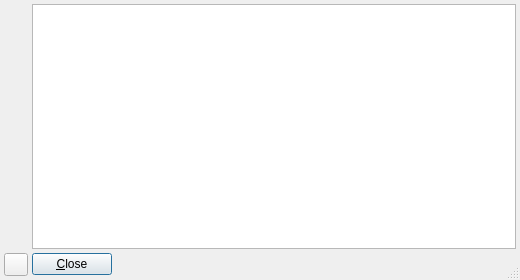
<ui version="4.0" >
 <author>rncbc aka Rui Nuno Capela</author>
 <comment>qsynth - A fluidsynth Qt GUI Interface.

   Copyright (C) 2003-2008, rncbc aka Rui Nuno Capela. All rights reserved.

   This program is free software; you can redistribute it and/or
   modify it under the terms of the GNU General Public License
   as published by the Free Software Foundation; either version 2
   of the License, or (at your option) any later version.

   This program is distributed in the hope that it will be useful,
   but WITHOUT ANY WARRANTY; without even the implied warranty of
   MERCHANTABILITY or FITNESS FOR A PARTICULAR PURPOSE.  See the
   GNU General Public License for more details.

   You should have received a copy of the GNU General Public License along
   with this program; if not, write to the Free Software Foundation, Inc.,
   51 Franklin Street, Fifth Floor, Boston, MA 02110-1301 USA.

</comment>
 <class>qsynthAboutForm</class>
 <widget class="QDialog" name="qsynthAboutForm" >
  <property name="geometry" >
   <rect>
    <x>0</x>
    <y>0</y>
    <width>520</width>
    <height>280</height>
   </rect>
  </property>
  <property name="font" >
   <font/>
  </property>
  <property name="windowTitle" >
   <string>About Qsynth</string>
  </property>
  <property name="sizeGripEnabled" >
   <bool>true</bool>
  </property>
  <layout class="QGridLayout" >
   <property name="margin" >
    <number>4</number>
   </property>
   <property name="spacing" >
    <number>4</number>
   </property>
   <item row="2" column="2" >
    <spacer>
     <property name="orientation" >
      <enum>Qt::Horizontal</enum>
     </property>
     <property name="sizeHint" >
      <size>
       <width>8</width>
       <height>8</height>
      </size>
     </property>
    </spacer>
   </item>
   <item row="2" column="1" >
    <widget class="QPushButton" name="ClosePushButton" >
     <property name="text" >
      <string>&amp;Close</string>
     </property>
     <property name="shortcut" >
      <string>Alt+C</string>
     </property>
    </widget>
   </item>
   <item row="2" column="0" >
    <widget class="QToolButton" name="AboutQtButton" >
     <property name="focusPolicy" >
      <enum>Qt::TabFocus</enum>
     </property>
     <property name="toolTip" >
      <string>About Qt</string>
     </property>
     <property name="text" >
      <string/>
     </property>
     <property name="icon" >
      <iconset resource="../icons/qsynth.qrc" >:/icons/qtlogo.png</iconset>
     </property>
    </widget>
   </item>
   <item row="1" column="0" >
    <spacer>
     <property name="orientation" >
      <enum>Qt::Vertical</enum>
     </property>
     <property name="sizeHint" >
      <size>
       <width>8</width>
       <height>8</height>
      </size>
     </property>
    </spacer>
   </item>
   <item rowspan="2" row="0" column="1" colspan="2" >
    <widget class="QTextBrowser" name="AboutTextView" >
     <property name="lineWidth" >
      <number>1</number>
     </property>
     <property name="undoRedoEnabled" >
      <bool>false</bool>
     </property>
     <property name="readOnly" >
      <bool>true</bool>
     </property>
     <property name="openExternalLinks" >
      <bool>true</bool>
     </property>
    </widget>
   </item>
   <item row="0" column="0" >
    <widget class="QLabel" name="IconPixmapLabel" >
     <property name="pixmap" >
      <pixmap resource="../icons/qsynth.qrc" >:/icons/qsynth.png</pixmap>
     </property>
     <property name="alignment" >
      <set>Qt::AlignCenter</set>
     </property>
     <property name="wordWrap" >
      <bool>false</bool>
     </property>
     <property name="margin" >
      <number>2</number>
     </property>
    </widget>
   </item>
  </layout>
 </widget>
 <layoutdefault spacing="4" margin="4" />
 <tabstops>
  <tabstop>AboutTextView</tabstop>
  <tabstop>AboutQtButton</tabstop>
  <tabstop>ClosePushButton</tabstop>
 </tabstops>
 <resources>
  <include location="../icons/qsynth.qrc" />
 </resources>
 <connections/>
</ui>
